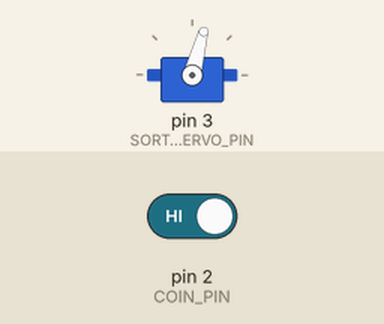
This sketch was run on a simulated Arduino Uno, built with avr-gcc and run on an emulated ATmega328P. Shown: servo. The test bench sets the inputs (shaded band); at power-on: pin 2 (COIN_PIN) HIGH. What the sketch prints to the serial monitor is not drawn.

Above: at 1.7 s.
1.8 s: pin 2 (COIN_PIN) driven LOW
At 2.7 s:
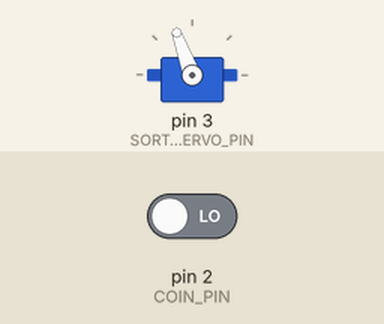
Timing chart, 0 to 4.8 s (numbered marks = the images above; inputs shaded):
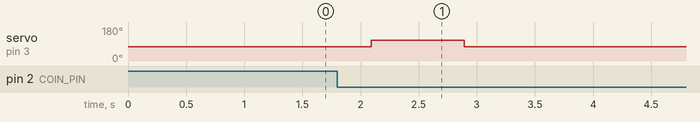

The sketch:

coin_acceptor_sorter.ino
```cpp
#include <Servo.h>

// --- Coin Acceptor ---
volatile int pulseCount = 0;
int intervalCounter = 0;
const unsigned long intervalThreshold = 30;  // Adjustable delay ticks

// --- Servo Setup ---
Servo sorter;
const int SORTER_SERVO_PIN = 3;
const int COIN_PIN = 2;

// Servo angles
const int CENTER = 75;
const int LEFT = 40;
const int RIGHT = 110;

void setup() {
  pinMode(COIN_PIN, INPUT);
  attachInterrupt(digitalPinToInterrupt(COIN_PIN), incomingPulse, FALLING);

  sorter.attach(SORTER_SERVO_PIN);
  center_sorter();

  Serial.begin(9600);
  Serial.println("[READY] Insert a coin...");
}

// Interrupt triggered by falling edge from coin acceptor
void incomingPulse() {
  pulseCount++;
  intervalCounter = 0;  // Reset interval
}

void loop() {
  intervalCounter++;

  if (intervalCounter >= intervalThreshold && pulseCount > 0) {
    Serial.print("[IMPULSES RECEIVED] → ");
    Serial.println(pulseCount);

    // Sort based on pulse count mapping
    if (pulseCount == 1 || pulseCount == 5) {
      move_sorter("RIGHT");
    } else if (pulseCount == 2 || pulseCount == 10 || pulseCount == 20) {
      move_sorter("LEFT");
    } else {
      Serial.println("[WARN] Unknown coin value, skipping sort.");
    }

    pulseCount = 0;
    intervalCounter = 0;
    Serial.println("[READY] Insert next coin...");
  }

  delay(10);  // Rough timer granularity
}

void move_sorter(String direction) {
  if (direction == "LEFT") {
    sorter.write(LEFT);
    Serial.println("[SORT] → LEFT");
  } else if (direction == "RIGHT") {
    sorter.write(RIGHT);
    Serial.println("[SORT] → RIGHT");
  }

  delay(800);  // Allow servo to sort
  center_sorter();
}

void center_sorter() {
  sorter.write(CENTER);
  delay(500);
  Serial.println("[SORT] → CENTER");
}
```

Measured:
- after the input at 1.8 s, servo on pin 3 (SORTER_SERVO_PIN): 75° → 110° after 0.29 s, → 75° 0.80 s later
